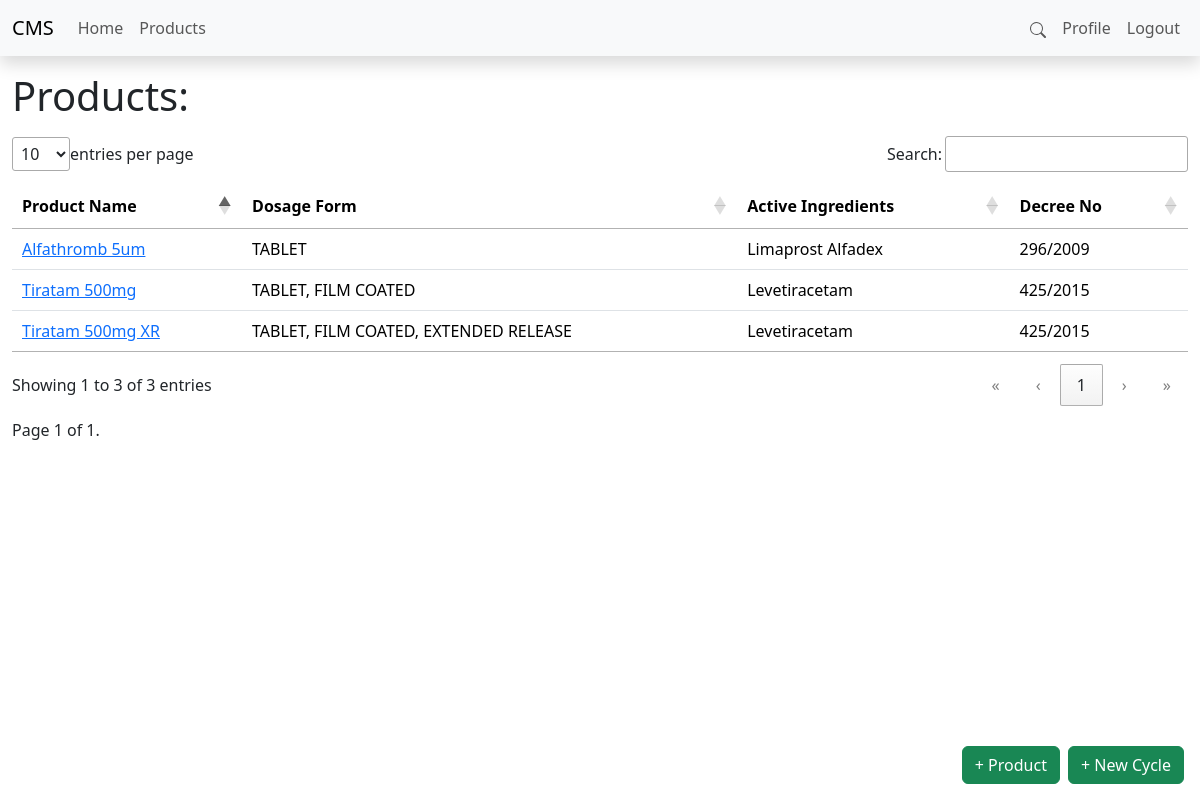
Screenshot of /products/ (signed in) with the database file from the repository.
### products/models.py (models this page shows, shortened)
class Product(models.Model):
    class Meta:
        ordering = ["name"]
    name = models.CharField(max_length=1000)
    dosage_form = models.ForeignKey(DosageForm, on_delete=models.CASCADE,default=1)
    active_ingredients = models.CharField(max_length=1000)
    decree_no = models.ForeignKey(RegisterationDecree,on_delete=models.CASCADE,default=1)

class DosageForm(models.Model):
    dosage_form = models.CharField(max_length=300)
    code = models.CharField(max_length=6)
    def __str__(self):
        return self.dosage_form

class RegisterationDecree(models.Model):
    decree_no = models.IntegerField(default=296)
    year = models.IntegerField(default=2009)
    def __str__(self):
        return str(self.decree_no) + "/" + str(self.year)

### products/views.py (the view)
# urls.py: path('',ListProducts.as_view(),name="products_index"),
class ListProducts(ListView):
    model = Product
    paginate_by = 200
    template_name = "./product/index.html"
    context_object_name = "products"
    def get_queryset(self):
        query = self.request.GET.get('q')
        if query:
            return Product.objects.filter(
                Q(name__icontains=query) |
                Q(active_ingredients__icontains=query) |
                Q(decree_no__decree_no__icontains=query) |
                Q(dosage_form__dosage_form__icontains=query)
            )
        else:
            return Product.objects.all()

### Templates/Product/index.html (shortened to what this page needs)
{% extends "../__layout__.html" %}
{% load static %}
{% block styles %}
<link rel="stylesheet" href="{% static './css/datatable.min.css' %}">
{% endblock styles %}
{% block navbarlinksright %}
<li class="nav-item"><a href="#search" class="nav-link">
    <svg xmlns="http://www.w3.org/2000/svg" width="16" height="16" fill="currentColor" class="bi bi-search" viewBox="0 0 16 16">
        <path d="M11.742 10.344a6.5 6.5 0 1 0-1.397 1.398h-.001q.044.06.098.115l3.85 3.85a1 1 0 0 0 1.415-1.414l-3.85-3.85a1 1 0 0 0-.115-.1zM12 6.5a5.5 5.5 0 1 1-11 0 5.5 5.5 0 0 1 11 0"/>
      </svg>
</a></li>
{% endblock navbarlinksright %}
{% block content %}
<div class="container-fluid">
    <h1 class="my-3">Products: </h1>
    <table id="productsTable" class="table" style="width:100%">
        <thead>
            <tr>
                <th>Product Name</th>
                <th>Dosage Form</th>
                <th>Active Ingredients</th>
                <th>Decree No</th>
            </tr>
        </thead>
        <tbody>
        {% for product in products %}
            <tr>
                <td>
                    <a href="{% url 'product:detail_product' product.id %}">
                    {{ product.name }}
                    </a>
                </td>
                <td>{{ product.dosage_form }}</td>
                <td>{{ product.active_ingredients }}</td>
                <td>{{ product.decree_no }}</td>
            </tr>
            {% empty %}
            <td>No Products</td>
            <td></td>
            <td></td>
            <td></td>
            {% endfor %}
        </tbody>
    </table>
    <div class="pagination">
        <span class="step-links">
            <span class="current">
                Page {{ page_obj.number }} of {{ page_obj.paginator.num_pages }}.
            </span>
        </span>
    </div>
</div>
{% include "../bits/creation_footer.html" %}
{% endblock %}

### Static/css/main.css (style rules this page uses)
* { overflow-wrap: break-word !important; }

### rows the page displays
Product: name "Alfathromb 5um", dosage_form "TABLET", active_ingredients "Limaprost Alfadex", decree_no "296/2009"
Product: name "Tiratam 500mg", dosage_form "TABLET, FILM COATED", active_ingredients "Levetiracetam", decree_no "425/2015"
Product: name "Tiratam 500mg XR", dosage_form "TABLET, FILM COATED, EXTENDED RELEASE", active_ingredients "Levetiracetam", decree_no "425/2015"

### other values shown
{{ page_obj.number }} "1"
{{ page_obj.paginator.num_pages }} "1"
